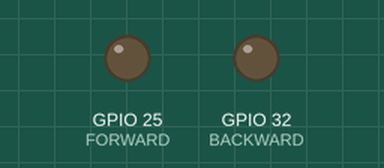
Simulated run of this sketch. Board: ESP32. On the bench: output pins drawn as LEDs (lit = HIGH).

Above: at 0.15 s.
At 1.05 s:
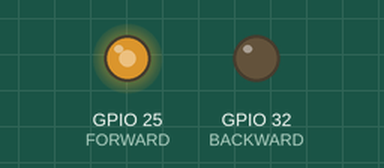
At 32.59 s:
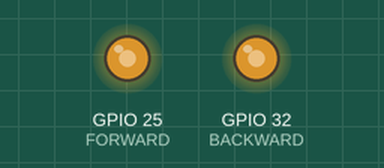
Timing chart, 0 to 32.7 s (numbered marks = the images above):
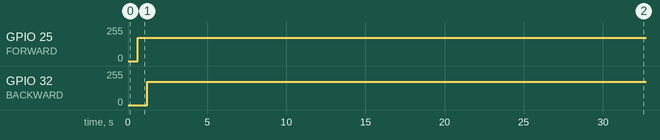

The sketch:

main.ino
```cpp
#define FORWARD 25
#define BACKWARD 32
#define LEFT 26
#define RIGHT 27
#define STEERING_POS 33

#define PWMFREQ 5000
#define PWMCHANNEL_FORWARD 0
#define PWMCHANNEL_BACKWARD 3
#define PWM_bitRES 10

//Trying PWM to control car, not the final code

// the setup function runs once when you press reset or power the board
void setup() {
  // initialize digital pin LED_BUILTIN as an output.
  ledcSetup(PWMCHANNEL_FORWARD, PWMFREQ, PWM_bitRES);
  ledcAttachPin(FORWARD, PWMCHANNEL_FORWARD);

  ledcSetup(PWMCHANNEL_BACKWARD, PWMFREQ, PWM_bitRES);
  ledcAttachPin(BACKWARD, PWMCHANNEL_BACKWARD);

  //pinMode(LEFT, OUTPUT);
  //pinMode(RIGHT, OUTPUT);
  //ledcSetup(PWMCHANNEL_RIGHT, PWMFREQ, PWM_bitRES);
  //ledcSetup(PWMCHANNEL_LEFT, PWMFREQ, PWM_bitRES);
  //ledcAttachPin(RIGHT, PWMCHANNEL_RIGHT);
  //ledcAttachPin(LEFT, PWMCHANNEL_LEFT);

  Serial.begin(115200);
}

// the loop function runs over and over again forever
void loop() {
  for(unsigned int letsgo=100;letsgo<700;letsgo++){
    ledcWrite(PWMCHANNEL_FORWARD,letsgo);
    delay(1);
  }
  delay(10);
  for(unsigned int letsgo2=100;letsgo2<700;letsgo2++){
    ledcWrite(PWMCHANNEL_BACKWARD,letsgo2);
    delay(1);
  }
  delay(10);
  // for(unsigned char amount = 0;amount<20;amount++){
  //   ledcWrite(PWMCHANNEL_LEFT, 1000);
  //   Serial.println(analogRead(STEERING_POS));
  //   delay(10);
  // }
  // for(unsigned char amount = 0;amount<20;amount++){
  //   ledcWrite(PWMCHANNEL_RIGHT, 1000);
  //   Serial.println(analogRead(STEERING_POS));
  //   delay(10);
  // }
}
```

Measured:
- by itself, GPIO 25 (FORWARD): 0/255 → 174/255 at 0.60 s
- by itself, GPIO 32 (BACKWARD): 0/255 → 174/255 at 1.2 s
